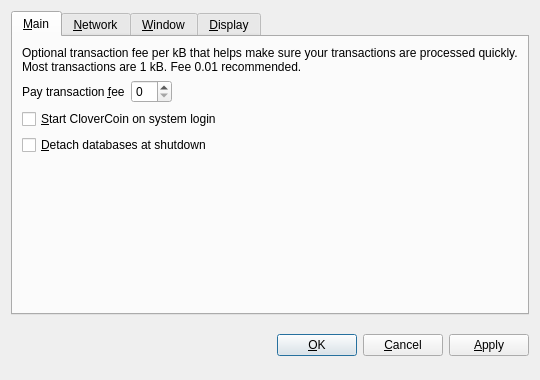
<?xml version="1.0" encoding="UTF-8"?>
<ui version="4.0">
 <class>OptionsDialog</class>
 <widget class="QDialog" name="OptionsDialog">
  <property name="geometry">
   <rect>
    <x>0</x>
    <y>0</y>
    <width>540</width>
    <height>380</height>
   </rect>
  </property>
  <property name="windowTitle">
   <string>Options</string>
  </property>
  <property name="modal">
   <bool>true</bool>
  </property>
  <layout class="QVBoxLayout" name="verticalLayout">
   <item>
    <widget class="QTabWidget" name="tabWidget">
     <property name="tabPosition">
      <enum>QTabWidget::North</enum>
     </property>
     <property name="currentIndex">
      <number>0</number>
     </property>
     <widget class="QWidget" name="tabMain">
      <attribute name="title">
       <string>&amp;Main</string>
      </attribute>
      <layout class="QVBoxLayout" name="verticalLayout_Main">
       <item>
        <widget class="QLabel" name="transactionFeeInfoLabel">
         <property name="text">
          <string>Optional transaction fee per kB that helps make sure your transactions are processed quickly. Most transactions are 1 kB. Fee 0.01 recommended.</string>
         </property>
         <property name="textFormat">
          <enum>Qt::PlainText</enum>
         </property>
         <property name="wordWrap">
          <bool>true</bool>
         </property>
        </widget>
       </item>
       <item>
        <layout class="QHBoxLayout" name="horizontalLayout_Main">
         <item>
          <widget class="QLabel" name="transactionFeeLabel">
           <property name="text">
            <string>Pay transaction &amp;fee</string>
           </property>
           <property name="textFormat">
            <enum>Qt::PlainText</enum>
           </property>
           <property name="buddy">
            <cstring>transactionFee</cstring>
           </property>
          </widget>
         </item>
         <item>
          <widget class="BitcoinAmountField" name="transactionFee"/>
         </item>
         <item>
          <spacer name="horizontalSpacer_Main">
           <property name="orientation">
            <enum>Qt::Horizontal</enum>
           </property>
           <property name="sizeHint" stdset="0">
            <size>
             <width>40</width>
             <height>20</height>
            </size>
           </property>
          </spacer>
         </item>
        </layout>
       </item>
       <item>
        <widget class="QCheckBox" name="bitcoinAtStartup">
         <property name="toolTip">
          <string>Automatically start CloverCoin after logging in to the system.</string>
         </property>
         <property name="text">
          <string>&amp;Start CloverCoin on system login</string>
         </property>
        </widget>
       </item>
       <item>
        <widget class="QCheckBox" name="detachDatabases">
         <property name="toolTip">
          <string>Detach block and address databases at shutdown. This means they can be moved to another data directory, but it slows down shutdown. The wallet is always detached.</string>
         </property>
         <property name="text">
          <string>&amp;Detach databases at shutdown</string>
         </property>
        </widget>
       </item>
       <item>
        <spacer name="verticalSpacer_Main">
         <property name="orientation">
          <enum>Qt::Vertical</enum>
         </property>
         <property name="sizeHint" stdset="0">
          <size>
           <width>20</width>
           <height>40</height>
          </size>
         </property>
        </spacer>
       </item>
      </layout>
     </widget>
     <widget class="QWidget" name="tabNetwork">
      <attribute name="title">
       <string>&amp;Network</string>
      </attribute>
      <layout class="QVBoxLayout" name="verticalLayout_Network">
       <item>
        <widget class="QCheckBox" name="mapPortUpnp">
         <property name="toolTip">
          <string>Automatically open the CloverCoin client port on the router. This only works when your router supports UPnP and it is enabled.</string>
         </property>
         <property name="text">
          <string>Map port using &amp;UPnP</string>
         </property>
        </widget>
       </item>
       <item>
        <widget class="QCheckBox" name="connectSocks">
         <property name="toolTip">
          <string>Connect to the CloverCoin network through a SOCKS proxy (e.g. when connecting through Tor).</string>
         </property>
         <property name="text">
          <string>&amp;Connect through SOCKS proxy:</string>
         </property>
        </widget>
       </item>
       <item>
        <layout class="QHBoxLayout" name="horizontalLayout_Network">
         <item>
          <widget class="QLabel" name="proxyIpLabel">
           <property name="text">
            <string>Proxy &amp;IP:</string>
           </property>
           <property name="textFormat">
            <enum>Qt::PlainText</enum>
           </property>
           <property name="buddy">
            <cstring>proxyIp</cstring>
           </property>
          </widget>
         </item>
         <item>
          <widget class="QValidatedLineEdit" name="proxyIp">
           <property name="maximumSize">
            <size>
             <width>140</width>
             <height>16777215</height>
            </size>
           </property>
           <property name="toolTip">
            <string>IP address of the proxy (e.g. 127.0.0.1)</string>
           </property>
          </widget>
         </item>
         <item>
          <widget class="QLabel" name="proxyPortLabel">
           <property name="text">
            <string>&amp;Port:</string>
           </property>
           <property name="textFormat">
            <enum>Qt::PlainText</enum>
           </property>
           <property name="buddy">
            <cstring>proxyPort</cstring>
           </property>
          </widget>
         </item>
         <item>
          <widget class="QLineEdit" name="proxyPort">
           <property name="maximumSize">
            <size>
             <width>55</width>
             <height>16777215</height>
            </size>
           </property>
           <property name="toolTip">
            <string>Port of the proxy (e.g. 9050)</string>
           </property>
          </widget>
         </item>
         <item>
          <widget class="QLabel" name="socksVersionLabel">
           <property name="text">
            <string>SOCKS &amp;Version:</string>
           </property>
           <property name="textFormat">
            <enum>Qt::PlainText</enum>
           </property>
           <property name="buddy">
            <cstring>socksVersion</cstring>
           </property>
          </widget>
         </item>
         <item>
          <widget class="QValueComboBox" name="socksVersion">
           <property name="toolTip">
            <string>SOCKS version of the proxy (e.g. 5)</string>
           </property>
          </widget>
         </item>
         <item>
          <spacer name="horizontalSpacer_Network">
           <property name="orientation">
            <enum>Qt::Horizontal</enum>
           </property>
           <property name="sizeHint" stdset="0">
            <size>
             <width>40</width>
             <height>20</height>
            </size>
           </property>
          </spacer>
         </item>
        </layout>
       </item>
       <item>
        <spacer name="verticalSpacer_Network">
         <property name="orientation">
          <enum>Qt::Vertical</enum>
         </property>
         <property name="sizeHint" stdset="0">
          <size>
           <width>20</width>
           <height>40</height>
          </size>
         </property>
        </spacer>
       </item>
      </layout>
     </widget>
     <widget class="QWidget" name="tabWindow">
      <attribute name="title">
       <string>&amp;Window</string>
      </attribute>
      <layout class="QVBoxLayout" name="verticalLayout_Window">
       <item>
        <widget class="QCheckBox" name="minimizeToTray">
         <property name="toolTip">
          <string>Show only a tray icon after minimizing the window.</string>
         </property>
         <property name="text">
          <string>&amp;Minimize to the tray instead of the taskbar</string>
         </property>
        </widget>
       </item>
       <item>
        <widget class="QCheckBox" name="minimizeOnClose">
         <property name="toolTip">
          <string>Minimize instead of exit the application when the window is closed. When this option is enabled, the application will be closed only after selecting Quit in the menu.</string>
         </property>
         <property name="text">
          <string>M&amp;inimize on close</string>
         </property>
        </widget>
       </item>
       <item>
        <spacer name="verticalSpacer_Window">
         <property name="orientation">
          <enum>Qt::Vertical</enum>
         </property>
         <property name="sizeHint" stdset="0">
          <size>
           <width>20</width>
           <height>40</height>
          </size>
         </property>
        </spacer>
       </item>
      </layout>
     </widget>
     <widget class="QWidget" name="tabDisplay">
      <attribute name="title">
       <string>&amp;Display</string>
      </attribute>
      <layout class="QVBoxLayout" name="verticalLayout_Display">
       <item>
        <layout class="QHBoxLayout" name="horizontalLayout_1_Display">
         <item>
          <widget class="QLabel" name="langLabel">
           <property name="text">
            <string>User Interface &amp;language:</string>
           </property>
           <property name="textFormat">
            <enum>Qt::PlainText</enum>
           </property>
           <property name="buddy">
            <cstring>lang</cstring>
           </property>
          </widget>
         </item>
         <item>
          <widget class="QValueComboBox" name="lang">
           <property name="toolTip">
            <string>The user interface language can be set here. This setting will take effect after restarting CloverCoin.</string>
           </property>
          </widget>
         </item>
        </layout>
       </item>
       <item>
        <layout class="QHBoxLayout" name="horizontalLayout_2_Display">
         <item>
          <widget class="QLabel" name="unitLabel">
           <property name="text">
            <string>&amp;Unit to show amounts in:</string>
           </property>
           <property name="textFormat">
            <enum>Qt::PlainText</enum>
           </property>
           <property name="buddy">
            <cstring>unit</cstring>
           </property>
          </widget>
         </item>
         <item>
          <widget class="QValueComboBox" name="unit">
           <property name="toolTip">
            <string>Choose the default subdivision unit to show in the interface and when sending coins.</string>
           </property>
          </widget>
         </item>
        </layout>
       </item>
       <item>
        <widget class="QCheckBox" name="displayAddresses">
         <property name="toolTip">
          <string>Whether to show CloverCoin addresses in the transaction list or not.</string>
         </property>
         <property name="text">
          <string>&amp;Display addresses in transaction list</string>
         </property>
        </widget>
       </item>
       <item>
        <spacer name="verticalSpacer_Display">
         <property name="orientation">
          <enum>Qt::Vertical</enum>
         </property>
         <property name="sizeHint" stdset="0">
          <size>
           <width>20</width>
           <height>40</height>
          </size>
         </property>
        </spacer>
       </item>
      </layout>
     </widget>
    </widget>
   </item>
   <item>
    <layout class="QHBoxLayout" name="horizontalLayout_Buttons">
     <item>
      <spacer name="horizontalSpacer_1">
       <property name="orientation">
        <enum>Qt::Horizontal</enum>
       </property>
       <property name="sizeHint" stdset="0">
        <size>
         <width>40</width>
         <height>48</height>
        </size>
       </property>
      </spacer>
     </item>
     <item>
      <widget class="QLabel" name="statusLabel">
       <property name="font">
        <font>
         <weight>75</weight>
         <bold>true</bold>
        </font>
       </property>
       <property name="text">
        <string/>
       </property>
       <property name="textFormat">
        <enum>Qt::PlainText</enum>
       </property>
       <property name="wordWrap">
        <bool>true</bool>
       </property>
      </widget>
     </item>
     <item>
      <spacer name="horizontalSpacer_2">
       <property name="orientation">
        <enum>Qt::Horizontal</enum>
       </property>
       <property name="sizeHint" stdset="0">
        <size>
         <width>40</width>
         <height>48</height>
        </size>
       </property>
      </spacer>
     </item>
     <item>
      <widget class="QPushButton" name="okButton">
       <property name="text">
        <string>&amp;OK</string>
       </property>
      </widget>
     </item>
     <item>
      <widget class="QPushButton" name="cancelButton">
       <property name="text">
        <string>&amp;Cancel</string>
       </property>
       <property name="autoDefault">
        <bool>false</bool>
       </property>
      </widget>
     </item>
     <item>
      <widget class="QPushButton" name="applyButton">
       <property name="text">
        <string>&amp;Apply</string>
       </property>
       <property name="autoDefault">
        <bool>false</bool>
       </property>
      </widget>
     </item>
    </layout>
   </item>
  </layout>
 </widget>
 <customwidgets>
  <customwidget>
   <class>BitcoinAmountField</class>
   <extends>QSpinBox</extends>
   <header>bitcoinamountfield.h</header>
  </customwidget>
  <customwidget>
   <class>QValueComboBox</class>
   <extends>QComboBox</extends>
   <header>qvaluecombobox.h</header>
  </customwidget>
  <customwidget>
   <class>QValidatedLineEdit</class>
   <extends>QLineEdit</extends>
   <header>qvalidatedlineedit.h</header>
  </customwidget>
 </customwidgets>
 <resources/>
 <connections/>
</ui>
